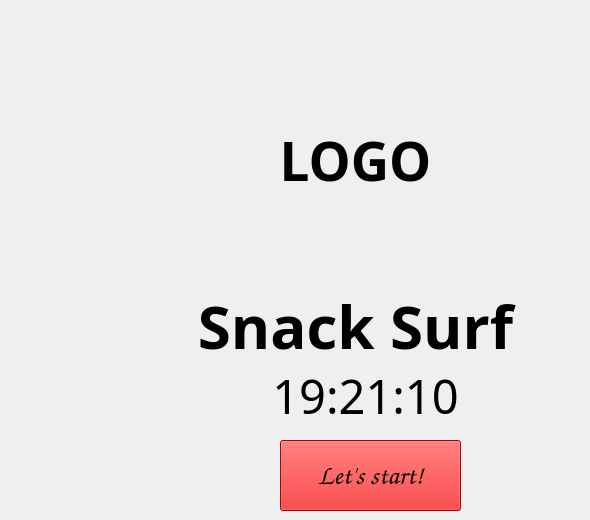
    <widget class="QWidget" name="main_page">
     <widget class="QLabel" name="label_title">
      <property name="geometry">
       <rect>
        <x>140</x>
        <y>290</y>
        <width>431</width>
        <height>71</height>
       </rect>
      </property>
      <property name="font">
       <font>
        <family>Candara</family>
        <pointsize>45</pointsize>
        <italic>false</italic>
        <bold>true</bold>
        <underline>false</underline>
        <strikeout>false</strikeout>
       </font>
      </property>
      <property name="cursor">
       <cursorShape>SizeAllCursor</cursorShape>
      </property>
      <property name="text">
       <string>Snack Surf</string>
      </property>
      <property name="alignment">
       <set>Qt::AlignCenter</set>
      </property>
     </widget>
     <widget class="QLabel" name="label_logo">
      <property name="geometry">
       <rect>
        <x>140</x>
        <y>30</y>
        <width>431</width>
        <height>261</height>
       </rect>
      </property>
      <property name="font">
       <font>
        <family>Candara</family>
        <pointsize>40</pointsize>
        <italic>false</italic>
        <bold>true</bold>
        <underline>false</underline>
        <strikeout>false</strikeout>
       </font>
      </property>
      <property name="cursor">
       <cursorShape>SizeAllCursor</cursorShape>
      </property>
      <property name="text">
       <string>LOGO</string>
      </property>
      <property name="alignment">
       <set>Qt::AlignCenter</set>
      </property>
     </widget>
     <widget class="QLabel" name="label_date_time">
      <property name="geometry">
       <rect>
        <x>150</x>
        <y>360</y>
        <width>431</width>
        <height>71</height>
       </rect>
      </property>
      <property name="font">
       <font>
        <family>Goudy Old Style</family>
        <pointsize>35</pointsize>
        <italic>false</italic>
        <bold>false</bold>
        <underline>false</underline>
        <strikeout>false</strikeout>
       </font>
      </property>
      <property name="cursor">
       <cursorShape>SizeAllCursor</cursorShape>
      </property>
      <property name="text">
       <string>19:21:10</string>
      </property>
      <property name="alignment">
       <set>Qt::AlignCenter</set>
      </property>
     </widget>
     <widget class="QPushButton" name="pushButton_2">
      <property name="geometry">
       <rect>
        <x>280</x>
        <y>440</y>
        <width>181</width>
        <height>71</height>
       </rect>
      </property>
      <property name="palette">
       <palette>
        <active>
         <colorrole role="WindowText">
          <brush brushstyle="SolidPattern">
           <color alpha="255">
            <red>0</red>
            <green>0</green>
            <blue>0</blue>
           </color>
          </brush>
         </colorrole>
         <colorrole role="Button">
          <brush brushstyle="SolidPattern">
           <color alpha="255">
            <red>240</red>
            <green>0</green>
            <blue>0</blue>
           </color>
          </brush>
         </colorrole>
         <colorrole role="Light">
          <brush brushstyle="SolidPattern">
           <color alpha="255">
            <red>255</red>
            <green>105</green>
            <blue>105</blue>
           </color>
          </brush>
         </colorrole>
         <colorrole role="Midlight">
          <brush brushstyle="SolidPattern">
           <color alpha="255">
            <red>247</red>
            <green>52</green>
            <blue>52</blue>
           </color>
          </brush>
         </colorrole>
         <colorrole role="Dark">
          <brush brushstyle="SolidPattern">
           <color alpha="255">
            <red>120</red>
            <green>0</green>
            <blue>0</blue>
           </color>
          </brush>
         </colorrole>
         <colorrole role="Mid">
          <brush brushstyle="SolidPattern">
           <color alpha="255">
            <red>160</red>
            <green>0</green>
            <blue>0</blue>
           </color>
          </brush>
         </colorrole>
         <colorrole role="Text">
          <brush brushstyle="SolidPattern">
           <color alpha="255">
            <red>0</red>
            <green>0</green>
            <blue>0</blue>
           </color>
          </brush>
         </colorrole>
         <colorrole role="BrightText">
          <brush brushstyle="SolidPattern">
           <color alpha="255">
            <red>255</red>
            <green>255</green>
            <blue>255</blue>
           </color>
          </brush>
         </colorrole>
         <colorrole role="ButtonText">
          <brush brushstyle="SolidPattern">
           <color alpha="255">
            <red>0</red>
            <green>0</green>
            <blue>0</blue>
           </color>
          </brush>
         </colorrole>
         <colorrole role="Base">
          <brush brushstyle="SolidPattern">
           <color alpha="255">
            <red>255</red>
            <green>255</green>
            <blue>255</blue>
           </color>
          </brush>
         </colorrole>
         <colorrole role="Window">
          <brush brushstyle="SolidPattern">
           <color alpha="255">
            <red>240</red>
            <green>0</green>
            <blue>0</blue>
           </color>
          </brush>
         </colorrole>
         <colorrole role="Shadow">
          <brush brushstyle="SolidPattern">
           <color alpha="255">
            <red>0</red>
            <green>0</green>
            <blue>0</blue>
           </color>
          </brush>
         </colorrole>
         <colorrole role="AlternateBase">
          <brush brushstyle="SolidPattern">
           <color alpha="255">
            <red>247</red>
            <green>127</green>
            <blue>127</blue>
           </color>
          </brush>
         </colorrole>
         <colorrole role="ToolTipBase">
          <brush brushstyle="SolidPattern">
           <color alpha="255">
            <red>255</red>
            <green>255</green>
            <blue>220</blue>
           </color>
          </brush>
         </colorrole>
         <colorrole role="ToolTipText">
          <brush brushstyle="SolidPattern">
           <color alpha="255">
            <red>0</red>
            <green>0</green>
            <blue>0</blue>
           </color>
          </brush>
         </colorrole>
         <colorrole role="PlaceholderText">
          <brush brushstyle="SolidPattern">
           <color alpha="127">
            <red>0</red>
            <green>0</green>
            <blue>0</blue>
           </color>
          </brush>
         </colorrole>
         <colorrole role="Accent">
          <brush brushstyle="SolidPattern">
           <color alpha="255">
            <red>255</red>
            <green>255</green>
            <blue>255</blue>
           </color>
          </brush>
         </colorrole>
        </active>
        <inactive>
         <colorrole role="WindowText">
          <brush brushstyle="SolidPattern">
           <color alpha="255">
            <red>0</red>
            <green>0</green>
            <blue>0</blue>
           </color>
          </brush>
         </colorrole>
         <colorrole role="Button">
          <brush brushstyle="SolidPattern">
           <color alpha="255">
            <red>240</red>
            <green>0</green>
            <blue>0</blue>
           </color>
          </brush>
         </colorrole>
         <colorrole role="Light">
          <brush brushstyle="SolidPattern">
           <color alpha="255">
            <red>255</red>
            <green>105</green>
            <blue>105</blue>
           </color>
          </brush>
         </colorrole>
         <colorrole role="Midlight">
          <brush brushstyle="SolidPattern">
           <color alpha="255">
            <red>247</red>
            <green>52</green>
            <blue>52</blue>
           </color>
          </brush>
         </colorrole>
         <colorrole role="Dark">
          <brush brushstyle="SolidPattern">
           <color alpha="255">
            <red>120</red>
            <green>0</green>
            <blue>0</blue>
           </color>
          </brush>
         </colorrole>
         <colorrole role="Mid">
          <brush brushstyle="SolidPattern">
           <color alpha="255">
            <red>160</red>
            <green>0</green>
            <blue>0</blue>
           </color>
          </brush>
         </colorrole>
         <colorrole role="Text">
          <brush brushstyle="SolidPattern">
           <color alpha="255">
            <red>0</red>
            <green>0</green>
            <blue>0</blue>
           </color>
          </brush>
         </colorrole>
         <colorrole role="BrightText">
          <brush brushstyle="SolidPattern">
           <color alpha="255">
            <red>255</red>
            <green>255</green>
            <blue>255</blue>
           </color>
          </brush>
         </colorrole>
         <colorrole role="ButtonText">
          <brush brushstyle="SolidPattern">
           <color alpha="255">
            <red>0</red>
            <green>0</green>
            <blue>0</blue>
           </color>
          </brush>
         </colorrole>
         <colorrole role="Base">
          <brush brushstyle="SolidPattern">
           <color alpha="255">
            <red>255</red>
            <green>255</green>
            <blue>255</blue>
           </color>
          </brush>
         </colorrole>
         <colorrole role="Window">
          <brush brushstyle="SolidPattern">
           <color alpha="255">
            <red>240</red>
            <green>0</green>
            <blue>0</blue>
           </color>
          </brush>
         </colorrole>
         <colorrole role="Shadow">
          <brush brushstyle="SolidPattern">
           <color alpha="255">
            <red>0</red>
            <green>0</green>
            <blue>0</blue>
           </color>
          </brush>
         </colorrole>
         <colorrole role="AlternateBase">
          <brush brushstyle="SolidPattern">
           <color alpha="255">
            <red>247</red>
            <green>127</green>
            <blue>127</blue>
           </color>
          </brush>
         </colorrole>
         <colorrole role="ToolTipBase">
          <brush brushstyle="SolidPattern">
           <color alpha="255">
            <red>255</red>
            <green>255</green>
            <blue>220</blue>
           </color>
          </brush>
         </colorrole>
         <colorrole role="ToolTipText">
          <brush brushstyle="SolidPattern">
           <color alpha="255">
            <red>0</red>
            <green>0</green>
            <blue>0</blue>
           </color>
          </brush>
         </colorrole>
         <colorrole role="PlaceholderText">
          <brush brushstyle="SolidPattern">
           <color alpha="127">
            <red>0</red>
            <green>0</green>
            <blue>0</blue>
           </color>
          </brush>
         </colorrole>
         <colorrole role="Accent">
          <brush brushstyle="SolidPattern">
           <color alpha="255">
            <red>255</red>
            <green>255</green>
            <blue>255</blue>
           </color>
          </brush>
         </colorrole>
        </inactive>
        <disabled>
         <colorrole role="WindowText">
          <brush brushstyle="SolidPattern">
           <color alpha="255">
            <red>120</red>
            <green>0</green>
            <blue>0</blue>
           </color>
          </brush>
         </colorrole>
         <colorrole role="Button">
          <brush brushstyle="SolidPattern">
           <color alpha="255">
            <red>240</red>
            <green>0</green>
            <blue>0</blue>
           </color>
          </brush>
         </colorrole>
         <colorrole role="Light">
          <brush brushstyle="SolidPattern">
           <color alpha="255">
            <red>255</red>
            <green>105</green>
            <blue>105</blue>
           </color>
          </brush>
         </colorrole>
         <colorrole role="Midlight">
          <brush brushstyle="SolidPattern">
           <color alpha="255">
            <red>247</red>
            <green>52</green>
            <blue>52</blue>
           </color>
          </brush>
         </colorrole>
         <colorrole role="Dark">
          <brush brushstyle="SolidPattern">
           <color alpha="255">
            <red>120</red>
            <green>0</green>
            <blue>0</blue>
           </color>
          </brush>
         </colorrole>
         <colorrole role="Mid">
          <brush brushstyle="SolidPattern">
           <color alpha="255">
            <red>160</red>
            <green>0</green>
            <blue>0</blue>
           </color>
          </brush>
         </colorrole>
         <colorrole role="Text">
          <brush brushstyle="SolidPattern">
           <color alpha="255">
            <red>120</red>
            <green>0</green>
            <blue>0</blue>
           </color>
          </brush>
         </colorrole>
         <colorrole role="BrightText">
          <brush brushstyle="SolidPattern">
           <color alpha="255">
            <red>255</red>
            <green>255</green>
            <blue>255</blue>
           </color>
          </brush>
         </colorrole>
         <colorrole role="ButtonText">
          <brush brushstyle="SolidPattern">
           <color alpha="255">
            <red>120</red>
            <green>0</green>
            <blue>0</blue>
           </color>
          </brush>
         </colorrole>
         <colorrole role="Base">
          <brush brushstyle="SolidPattern">
           <color alpha="255">
            <red>240</red>
            <green>0</green>
            <blue>0</blue>
           </color>
          </brush>
         </colorrole>
         <colorrole role="Window">
          <brush brushstyle="SolidPattern">
           <color alpha="255">
            <red>240</red>
            <green>0</green>
            <blue>0</blue>
           </color>
          </brush>
         </colorrole>
         <colorrole role="Shadow">
          <brush brushstyle="SolidPattern">
           <color alpha="255">
            <red>0</red>
            <green>0</green>
            <blue>0</blue>
           </color>
          </brush>
         </colorrole>
         <colorrole role="AlternateBase">
          <brush brushstyle="SolidPattern">
           <color alpha="255">
            <red>240</red>
            <green>0</green>
            <blue>0</blue>
           </color>
          </brush>
         </colorrole>
         <colorrole role="ToolTipBase">
          <brush brushstyle="SolidPattern">
           <color alpha="255">
            <red>255</red>
            <green>255</green>
            <blue>220</blue>
           </color>
          </brush>
         </colorrole>
         <colorrole role="ToolTipText">
          <brush brushstyle="SolidPattern">
           <color alpha="255">
            <red>0</red>
            <green>0</green>
            <blue>0</blue>
           </color>
          </brush>
         </colorrole>
         <colorrole role="PlaceholderText">
          <brush brushstyle="SolidPattern">
           <color alpha="127">
            <red>120</red>
            <green>0</green>
            <blue>0</blue>
           </color>
          </brush>
         </colorrole>
         <colorrole role="Accent">
          <brush brushstyle="SolidPattern">
           <color alpha="255">
            <red>255</red>
            <green>57</green>
            <blue>57</blue>
           </color>
          </brush>
         </colorrole>
        </disabled>
       </palette>
      </property>
      <property name="font">
       <font>
        <family>Comic Sans MS</family>
        <pointsize>20</pointsize>
        <italic>false</italic>
        <underline>false</underline>
       </font>
      </property>
      <property name="text">
       <string>Let's start!</string>
      </property>
     </widget>
    </widget>
